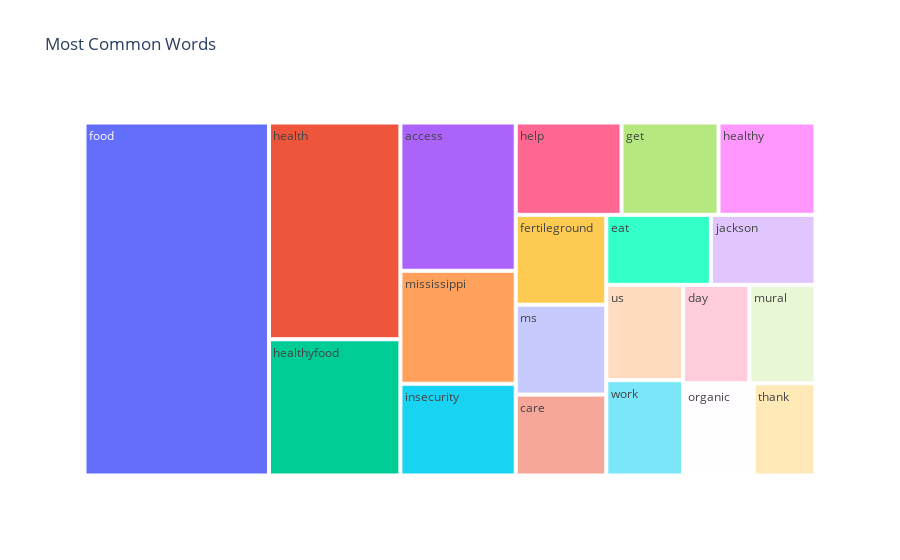

Source (notebook cell):
### Code cell
#plotly graph for most common words
fig = px.treemap(temp, path=['Common_words'], values='count',title='Most Common Words')
fig.show()

### Figure 1 — Plotly figure (JSON) as saved in the notebook; plotly's stock layout.template omitted (floating-point values rounded to 4 significant figures)
{"data": [{"branchvalues": "total", "domain": {"x": [0, 1], "y": [0, 1]}, "hovertemplate": "labels=%{label}<br>count=%{value}<br>parent=%{parent}<br>id=%{id}<extra></extra>", "ids": ["access", "care", "day", "eat", "fertileground", "food", "get", "health", "healthy", "healthyfood", "help", "insecurity", "jackson", "mississippi", "ms", "mural", "organic", "thank", "us", "work"], "labels": ["access", "care", "day", "eat", "fertileground", "food", "get", "health", "healthy", "healthyfood", "help", "insecurity", "jackson", "mississippi", "ms", "mural", "organic", "thank", "us", "work"], "name": "", "parents": ["", "", "", "", "", "", "", "", "", "", "", "", "", "", "", "", "", "", "", ""], "type": "treemap", "values": [21, 9, 8, 9, 10, 80, 11, 35, 11, 22, 12, 13, 9, 16, 10, 8, 8, 7, 9, 9]}], "layout": {"legend": {"tracegroupgap": 0}, "title": {"text": "Most Common Words"}}}
